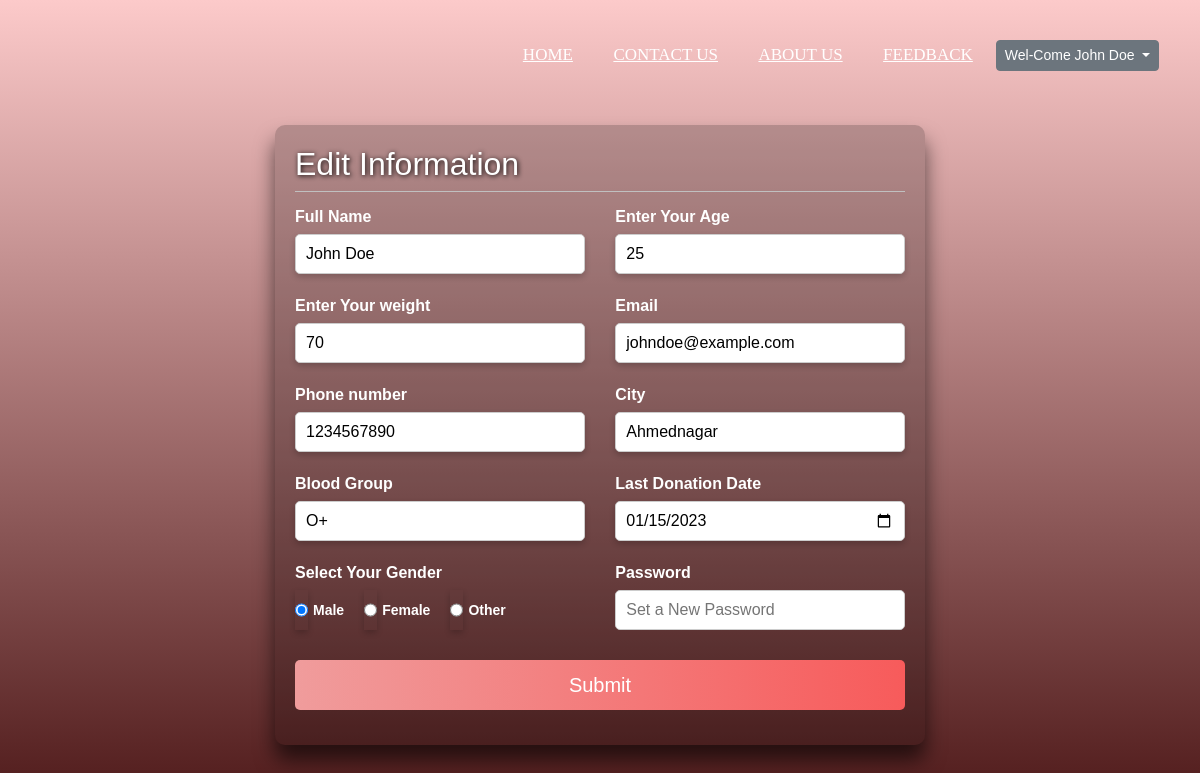
The app's page /edit_profile.php (signed in) with its own data.
### tables this page shows
CREATE TABLE donors (
    id INT AUTO_INCREMENT PRIMARY KEY,
    name VARCHAR(255) NOT NULL,
    age INT NOT NULL,
    weight INT NOT NULL,
    email VARCHAR(255) NOT NULL,
    phone VARCHAR(15) NOT NULL,
    city VARCHAR(50) NOT NULL,
    blood_group VARCHAR(5) NOT NULL,
    last_donation_date DATE NOT NULL,
    password VARCHAR(255) NOT NULL,
    gender VARCHAR(10) NOT NULL
);

### edit_profile.php (the view, shortened to what this page needs)
<?php
            if(isset($_SESSION["id"])){
                $ses_id = $_SESSION["id"];
                include('./connect/connect.php');
                $checkSql = "SELECT * FROM donors WHERE id = '$ses_id'";
                $result = $conn->query($checkSql);
                if ($result->num_rows > 0) {
                    $row = $result->fetch_assoc();
                    $name = $row["name"];
                    $age = $row["age"];
                    $weight = $row["weight"];
                    $email = $row["email"];
                    $phone = $row["phone"];
                    $city = $row["city"];
                    $blood_group = $row["blood_group"];
                    $last_donation_date = $row["last_donation_date"];
                    $gender = $row["gender"];
                }
            }
?>
<!DOCTYPE html>
<html lang ="en">
    <head>
        <link rel="stylesheet" href="./css/form1.css">
        <link href="https://cdn.jsdelivr.net/npm/bootstrap@5.3.3/dist/css/bootstrap.min.css" rel="stylesheet">
    </head>
    <body>
        <?php
            require '././component/navbar.php';
        ?>
        <div class="Container" style="margin-top:70px;">
            <form action="" method="post">
                <h2 style="color: white;text-shadow: 1px 1px 5px black;">Edit Information</h2>
                <div class="content">
                    <div class="input-box">
                        <label for="name">Full Name</label>
                        <input type="text" placeholder="Enter full name" name="name" required value = "<?php echo $name; ?>">
                    </div>
                    <div class="input-box">
                        <label for="Age">Enter Your Age</label>
                        <input type="number" placeholder="Enter Your Age" name="age" required value = <?php echo $age; ?>>
                    </div>
                    <div class="input-box">
                        <label for="weight">Enter Your weight</label>
                        <input type="number" placeholder="Enter Your Weight" name="weight" required value = <?php echo $weight; ?>>
                    </div>
                    <div class="input-box">
                        <label for="email">Email</label>
                        <input type="email" placeholder="Enter your valid email address" name="email" required value = <?php echo $email; ?>>
                    </div>
                    <div class="input-box">
                        <label for="phone">Phone number</label>
                        <input type="tel" placeholder="Enter your phone number" name="phone" required value = <?php echo $phone; ?>>
                    </div>
                    <div class="input-box">
                        <label for="city">City</label>
                        <input type="text" placeholder="" name="city" required value = <?php echo $city; ?>>
                    </div>
                    <div class="input-box">
                        <label for="blood_group">Blood Group</label>
                        <input type="text" placeholder="" name="blood_group" required value = <?php echo $blood_group; ?>>
                    </div>
                    <div class="input-box">
                        <label for="last_donation_date">Last Donation Date</label>
                        <input type="date" placeholder="Last Donation Date" name="last_donation_date" required value = <?php echo $last_donation_date; ?>>
                    </div>
                    <div class="input-box">
                         <label for="gender-category">Select Your Gender</label>
                        <div class="gender-category" style="display:flex; align-items:center;">
                            <input type="radio" name="gender" id="male" value="Male" required <?php if($gender == "Male"){ echo "checked"; }?>>
                            <label for="male">Male</label>
                            <input type="radio" name="gender" id="female" value="Female" required <?php if($gender == "Female"){ echo "checked"; }?>>
                            <label for="female">Female</label>
                            <input type="radio" name="gender" id="other" value="Other" required <?php if($gender == "Other"){ echo "checked"; }?>>
                            <label for="other">Other</label>
                        </div>
                    </div>
                    <div class="input-box">
                        <label for="password">Password</label>
                        <input type="password" placeholder="Set a New Password" name="password"  autocomplete="off" required />
                    </div>
                </div>
                <div class="button-container">
                    <button type="submit">Submit</button>
                </div>
            </form>
        </div>
    </body>
</html>

### css/form1.css (style rules this page uses)
* { padding: 0; margin: 0; font-family: sans-serif; box-sizing: border-box; }
body { display: flex; justify-content: center; align-items: center; height: 100vh; background-image:linear-gradient(#fccaca,#501b1b); }
.Container { max-width: 650px; padding: 20px; margin: 0 20px; border-radius: 10px; overflow: hidden; background: rgba(0, 0, 0, 0.2); box-shadow: 0 15px 20px rgba(0,0,0,0.6); }
h2 { font-size: 26px; font-weight: bold; text-align: left; color: #fff; padding-bottom: 8px; border-bottom: 1px solid silver; }
.content { display: flex; flex-wrap: wrap; justify-content: space-between; }
.input-box { display: flex; flex-wrap: wrap; width:50%; padding-bottom: 15px; }
.input-box:nth-child(2n) { justify-content: end; }
.input-box label, .gender-title { width: 95%; color: #fff; font-weight: bold; margin: 5px 0; }
.input-box input { height: 40px; width: 95%; padding: 0 10px; border-radius: 5px; border: 1px solid #ccc; outline: none; }
.gender-category label { padding: 0 20px 0 5px; font-size: 14px; }
.gender-category { color:gainsboro; }
.gender-category label, .gender-category input { cursor: pointer; }
.button-container { margin: 15px 0; }
.button-container button { width: 100%; margin-top: 10px; padding: 10px; display: block; font-size: 20px; color: #fff; border: none; border-radius: 5px; background-image: linear-gradient(to right,#f09c9c,#f75b5b); cursor: pointer; transition: 0.3s; }

### records on screen
donors: name "John Doe", age "25", weight "70", email "johndoe@example.com", phone "1234567890", city "Ahmednagar", blood_group "O+", last_donation_date "01/15/2023", gender "☑ Male", gender "☐ Female", gender "☐ Other"

### other values on screen
$_SESSION['user'] "John Doe"
